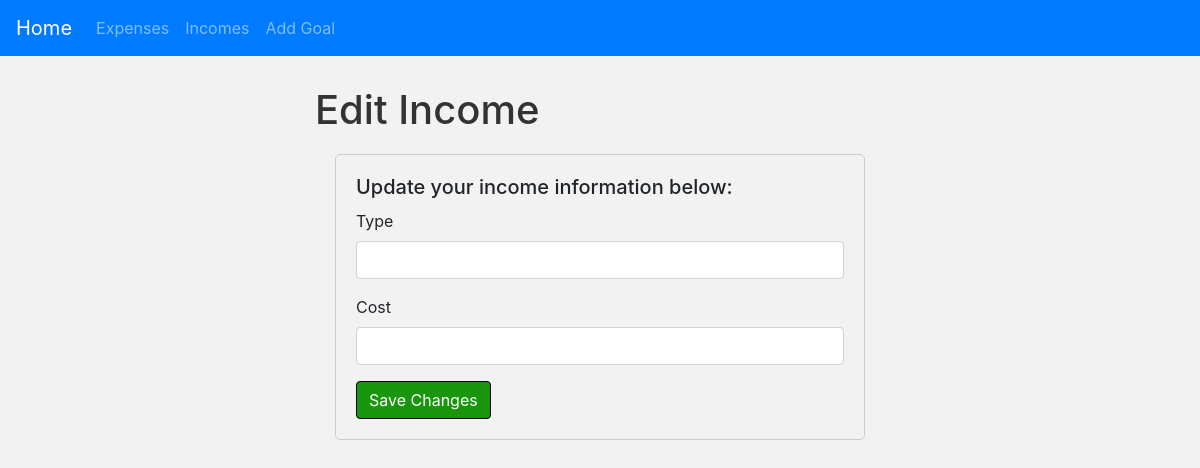
/incomes/edit_income/1, run on an earlier commit of the app's database.
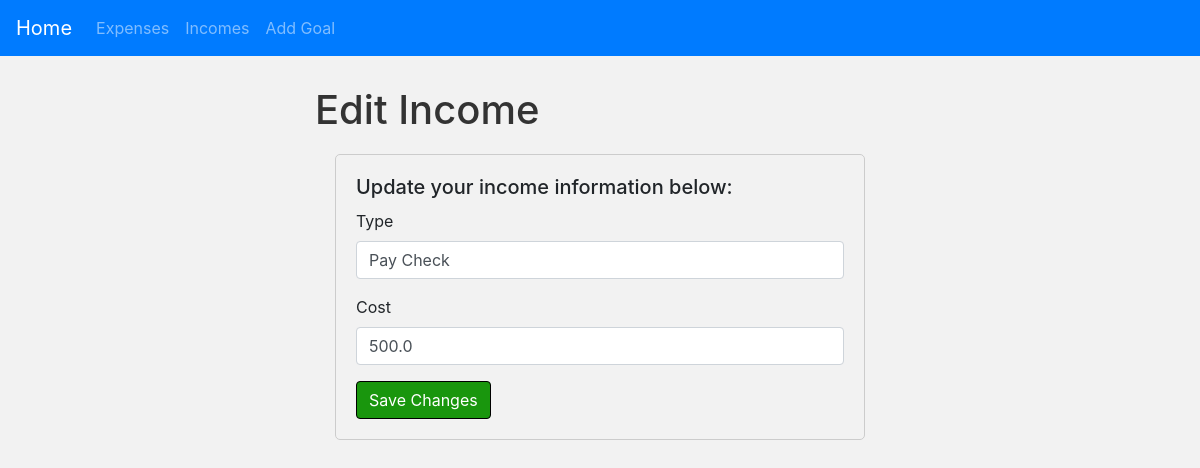
And on a later commit of the database.
### app/models.py (models this page shows)
class Incomes(db.Model):
    Income_id = db.Column(db.Integer, primary_key=True)
    type = db.Column(db.String(500))
    cost = db.Column(db.Float)
    date = db.Column(db.Date)

### app/views.py (the view)
@app.route('/incomes/edit_income/<int:income_id>', methods=['GET', 'POST'])
def edit_income(income_id):
    income = Incomes.query.get(income_id)
    form = IncomesForm(obj=income)
    if request.method == 'POST' and form.validate():
        form.populate_obj(income)
        db.session.commit()
        return redirect(url_for('incomes'))
    return render_template('edit_income.html',
                           form=form,
                           income=income,
                           title='Edit Income')

### app/forms.py
class IncomesForm(FlaskForm):
    type = StringField('Type', validators=[DataRequired()])
    cost = FloatField('Cost', validators=[
                                        DataRequired(),
                                        NumberRange(min=0.01, max=1000000.00, message="Invalid cost"),
                                        validate_two_decimal_places
                                          ])

### app/templates/edit_income.html (shortened to what this page needs)
{% extends "non_home.html" %}
{% block page_content %}
<h1>Edit Income</h1>
<div class="form-container">
    <h5>Update your income information below:</h5>
    <form method="POST" action="{{ income.id }}">
        <div class="form-group">
            {{ form.type.label(class="form-control-label") }}
            {{ form.type(class="form-control") }}
        </div>
        <div class="form-group">
            {{ form.cost.label(class="form-control-label") }}
            {{ form.cost(class="form-control") }}
        </div>
        <button type="submit" class="btn btn-outline-info">Save Changes</button>
</form>
</div>
{% endblock %}

What changed in the data, as far as the page shows it:
added Incomes: type "Pay Check", cost "500.0"
